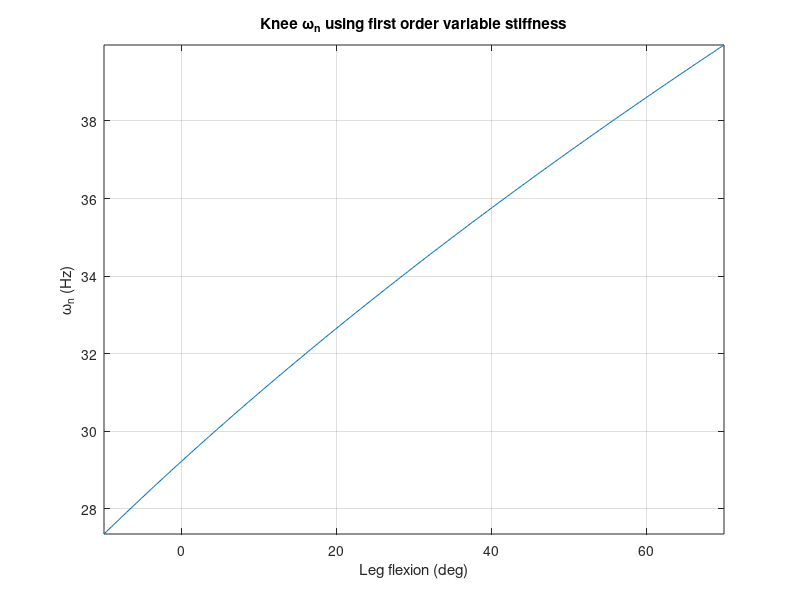

The MATLAB script that drew this image: (Note: this script raises an error after producing the figure.)
%% Estimations based on:
%  _A Model of the Lower Limb for Analysis of Human Movement_ (2010)
%  note: knee spans from 0 to 100 deg.

% From Fig. 5.b, representing passive joint moments (N.m x deg):
p1 = [deg2rad(10)   30];
p2 = [deg2rad(102) -30];

passiveKneeStiffness = abs((p2(2) - p1(2))/(p2(1) - p1(1))) % delta_y/delta_x / Flexion-Extension

% From Fig. 7, representing maximum isometric knee joint moments (N.m x deg):
% Using the graph points with higher derivatives, the inclination can be
% described by:
isometricKneeStiffness = [0 0 0];

p1 = [deg2rad(54.2857)   150];
p2 = [deg2rad(100)    32.143];
isometricKneeStiffness(1) = abs((p2(2) - p1(2))/(p2(1) - p1(1)));   % at ~78 deg / Flexion
p1 = [deg2rad(0)     -157.143];
p2 = [deg2rad(7.143) -192.857];
isometricKneeStiffness(2) = abs((p2(2) - p1(2))/(p2(1) - p1(1)));   % at ~0 deg / Extension
p1 = [deg2rad(40)       -235.7143];
p2 = [deg2rad(84.2857)  -92.8571];
isometricKneeStiffness(3) = abs((p2(2) - p1(2))/(p2(1) - p1(1)));   % at ~62 deg / Extension

% From Fig. 7, using the range from 0 to 50 deg:
p1 = [deg2rad(0)   110.7143];
p2 = [deg2rad(60)  130.7143];
isometricKneeStiffness(1) = abs((p2(2) - p1(2))/(p2(1) - p1(1)));   % / Flexion
p1 = [deg2rad(1.4286)     -160.7143];
p2 = [deg2rad(37.1429)    -207.1429];
isometricKneeStiffness(2) = abs((p2(2) - p1(2))/(p2(1) - p1(1)));   % / Extension

% What about using a variable desired stiffness according to the flexion-extension angle?
% Check below...


%% _Constant and Variable Stiffness and Damping of the Leg Joints in Human Hopping_ (2003)
% Herein was suggested a first order variable stiffness with the joint
% angle and a constant damping. For 1.53 Hz hopping the knee means shows:
% K_j = k0_j + k1_j(p_j - p0_j)
% KneeStiffness(ang) = 110.0 + 169.3(ang - ang_0)
% KneeDampingRatio = 0.06 % (6%)

% This work suggests a linear variable knee stiffness. As the subject
% flexes the leg. Using the leg moment of inertia, the coupled-system
% natural frequency desired is
% w_n = sqrt(K_j/J_h) = sqrt( (k0_j + k1_j(p_j - p0_j))/J_h )

%% _Adjustments to McConville et al. and Young et al. body segment inertial parameters_ (2006)
% My leg lenght is about 44 cm
% My body mass  is about 62 Kg
body_mass  = 62;  % Kg

% According to this work, for a young male
% From Tab. 2, the scaling factor for I_zz is 28%. 
% The leg scale factor for mass is 4.8% and the leg length is 433 mm
L_leg = 0.433; % m
mass_scale = 0.048;
r_zz = 0.28;
I_zz = mass_scale*body_mass*(L_leg*r_zz)^2;
%% User leg natural frequency estimation:
% Considering a desired stiffness for passive joint moments:
sqrt(passiveKneeStiffness/I_zz)
sqrt(isometricKneeStiffness/I_zz)

% What if...
KneeRoM = 80; % deg
passKneeStiff = passiveKneeStiffness;
isoKneeStiff = isometricKneeStiffness(2);
K_j = @(o) passKneeStiff + (isoKneeStiff - passKneeStiff)/KneeRoM*(o - 0);
w_j_des = @(o) sqrt(passKneeStiff/I_zz + (isoKneeStiff - passKneeStiff)/KneeRoM*(o - 0)/I_zz);

ang = linspace(-10,KneeRoM-10,250);
figure, plot(ang, w_j_des(ang)), grid on, axis tight
title('Knee \omega_n using first order variable stiffness')
ylabel('\omega_n (Hz)'), xlabel('Leg flexion (deg)')

zeta = 0.06;
P  = @(w) (Ka - Je*w.^2)./(w.^2);
I  = @(w) 2*zeta*sqrt(((Ka - Je*w.^2)./(w.^2) + Je)*Ka);

figure,
plot(ang, P(w_j_des(ang))), hold on
plot(ang, I(w_j_des(ang))), grid on
title('PI tuning from knee dynamics')
legend('K_p','K_i'), xlabel('Leg flexion (deg)'), axis tight
